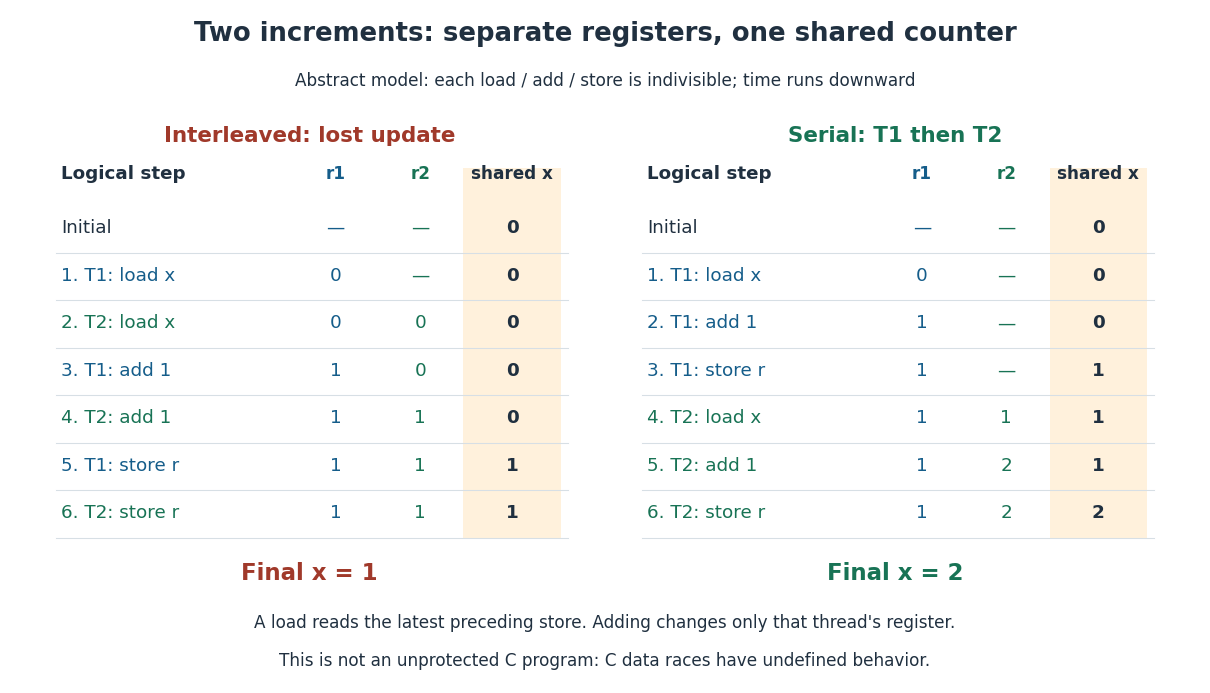

The script that drew this image:
"""Draw two explicit schedules of an abstract indivisible-step counter model.

Tested with Python 3.14.4, NumPy 2.3.5, Matplotlib 3.10.7.
Run from _media; write the opaque matching PNG to the current directory.
"""

from pathlib import Path

import matplotlib

matplotlib.use("Agg")
import matplotlib.pyplot as plt
from matplotlib.patches import Rectangle
import numpy as np


def trace(schedule):
    """Return states after each step, keeping each thread's register separate."""
    x, registers, next_step = 0, [None, None], [0, 0]
    rows = [("Initial", "—", "—", x, None)]
    for step, thread in enumerate(schedule, 1):
        action = ("load x", "add 1", "store r")[next_step[thread]]
        if next_step[thread] == 0:
            registers[thread] = x
        elif next_step[thread] == 1:
            registers[thread] += 1
        else:
            x = registers[thread]
        next_step[thread] += 1
        rows.append((f"{step}. T{thread + 1}: {action}",
                     *["—" if r is None else str(r) for r in registers], x, thread))
    assert next_step == [3, 3]
    return rows


def main():
    plt.rcParams.update({"font.family": "DejaVu Sans", "font.size": 12})
    ink, blue, green, red = "#203040", "#155d8a", "#187355", "#a0392a"
    fig, ax = plt.subplots(figsize=(11, 6.3), dpi=110, facecolor="white")
    ax.set(xlim=(0, 11), ylim=(0, 6.3), facecolor="white")
    ax.axis("off")
    ax.text(5.5, 6.04, "Two increments: separate registers, one shared counter",
            ha="center", fontsize=17, weight="bold", color=ink)
    ax.text(5.5, 5.62, "Abstract model: each load / add / store is indivisible; time runs downward",
            ha="center", fontsize=11, color=ink)

    panels = [(0.3, "Interleaved: lost update", [0, 1, 0, 1, 0, 1], 1, red),
              (5.85, "Serial: T1 then T2", [0, 0, 0, 1, 1, 1], 2, green)]
    row_positions = np.linspace(4.27, 1.57, 7)
    for left, title, schedule, result, color in panels:
        rows = trace(schedule)
        assert rows[-1][3] == result
        ax.text(left + 2.4, 5.09, title, ha="center", fontsize=14,
                weight="bold", color=color)
        ax.add_patch(Rectangle((left + 3.86, 1.34), 0.92, 3.5,
                               facecolor="#fff1dc", edgecolor="none"))
        ax.text(left + 0.05, 4.74, "Logical step", color=ink, weight="bold")
        for offset, label, label_color in [(2.65, "r1", blue), (3.45, "r2", green),
                                            (4.32, "shared x", ink)]:
            ax.text(left + offset, 4.74, label, ha="center", fontsize=11,
                    color=label_color, weight="bold")
        for y, (action, r1, r2, x, thread) in zip(row_positions, rows):
            active_color = ink if thread is None else (blue, green)[thread]
            ax.plot([left, left + 4.85], [y - 0.23, y - 0.23],
                    color="#d7dfe5", lw=0.7)
            ax.text(left + 0.05, y, action, va="center", color=active_color)
            ax.text(left + 2.65, y, r1, ha="center", va="center", color=blue)
            ax.text(left + 3.45, y, r2, ha="center", va="center", color=green)
            ax.text(left + 4.32, y, str(x), ha="center", va="center",
                    color=ink, weight="bold")
        ax.text(left + 2.4, 0.94, f"Final x = {result}", ha="center", fontsize=15,
                weight="bold", color=color)
    ax.text(5.5, 0.48, "A load reads the latest preceding store. Adding changes only that thread's register.",
            ha="center", fontsize=11, color=ink)
    ax.text(5.5, 0.12, "This is not an unprotected C program: C data races have undefined behavior.",
            ha="center", fontsize=11, color=ink)
    fig.subplots_adjust(left=0.02, right=0.98, top=0.98, bottom=0.02)
    fig.savefig(Path.cwd() / (Path(__file__).stem + ".png"),
                facecolor="white", transparent=False)
    plt.close(fig)


if __name__ == "__main__":
    main()
